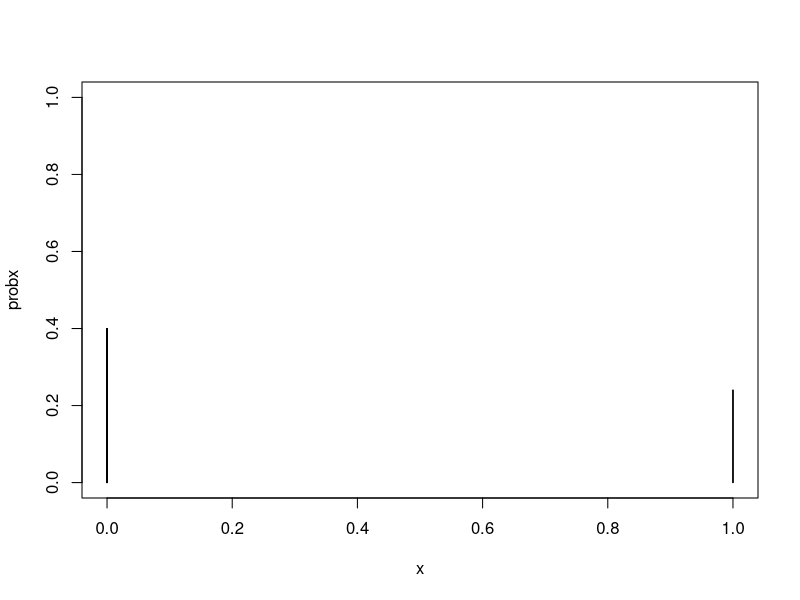
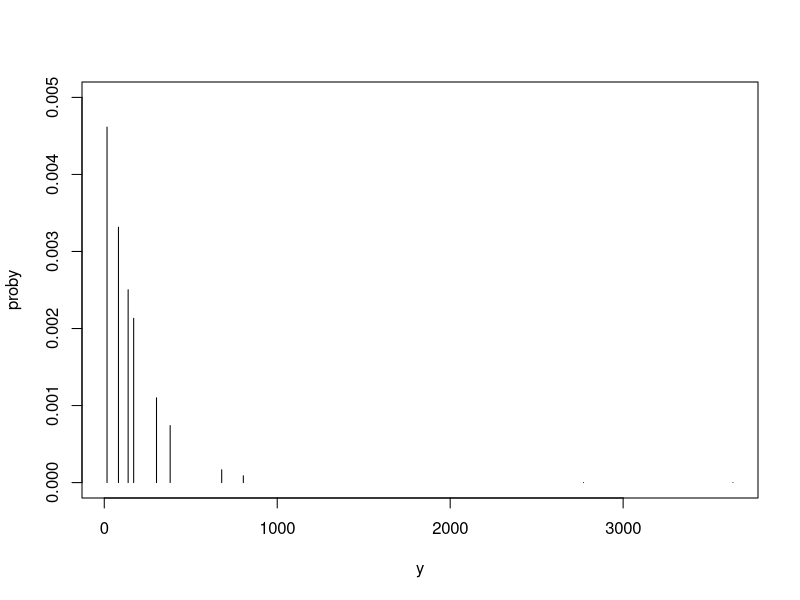
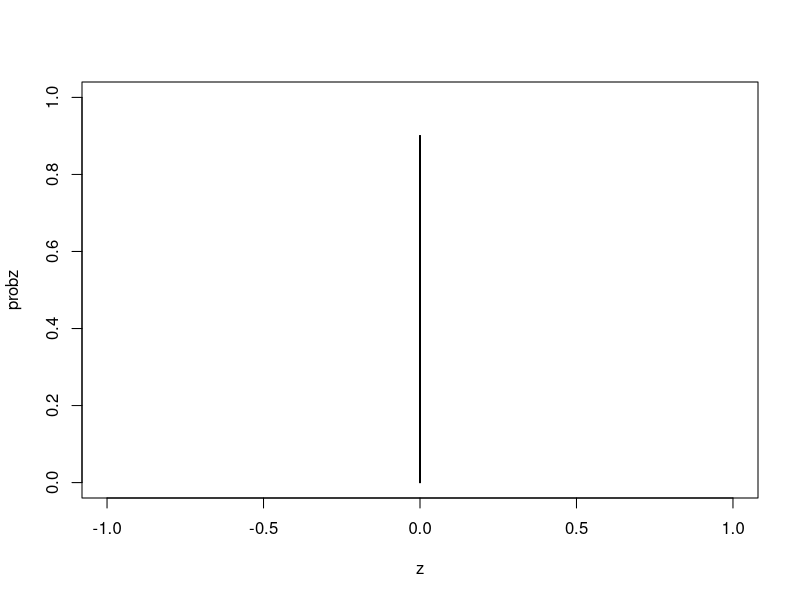

The R source for these figures, in order: (Note: this script raises an error after producing the figures.)
# Dibuix de la funció de massa de probabilitat d'una llei B(p)
N <- 10
x <- rgeom(N, 0.5) # p = 0.5
probx <- dgeom(x, 0.4)

y <- rgeom(N, 0.001) # p = 0.005
proby <- dgeom(y, 0.005)

z <- rgeom(N, 0.8) # p = 0.90
probz <- dgeom(z, 0.90)

plot(x,probx,type="h", ylim=c(0,1))

plot(y,proby,type="h", ylim=c(0,0.005))

plot(z,probz,type="h", ylim=c(0,1))

# Dibuix de la funció de distribució de probabilitat de la mateixa llei B(p)
acum <- cumsum(probx)
s <- stepfun(x, c(0,acum))
plot(s,verticals=FALSE)

acum <- cumsum(proby)
s <- stepfun(x, c(0,acum))
plot(s,verticals=FALSE)

acum <- cumsum(probz)
s <- stepfun(x, c(0,acum))
plot(s,verticals=FALSE)